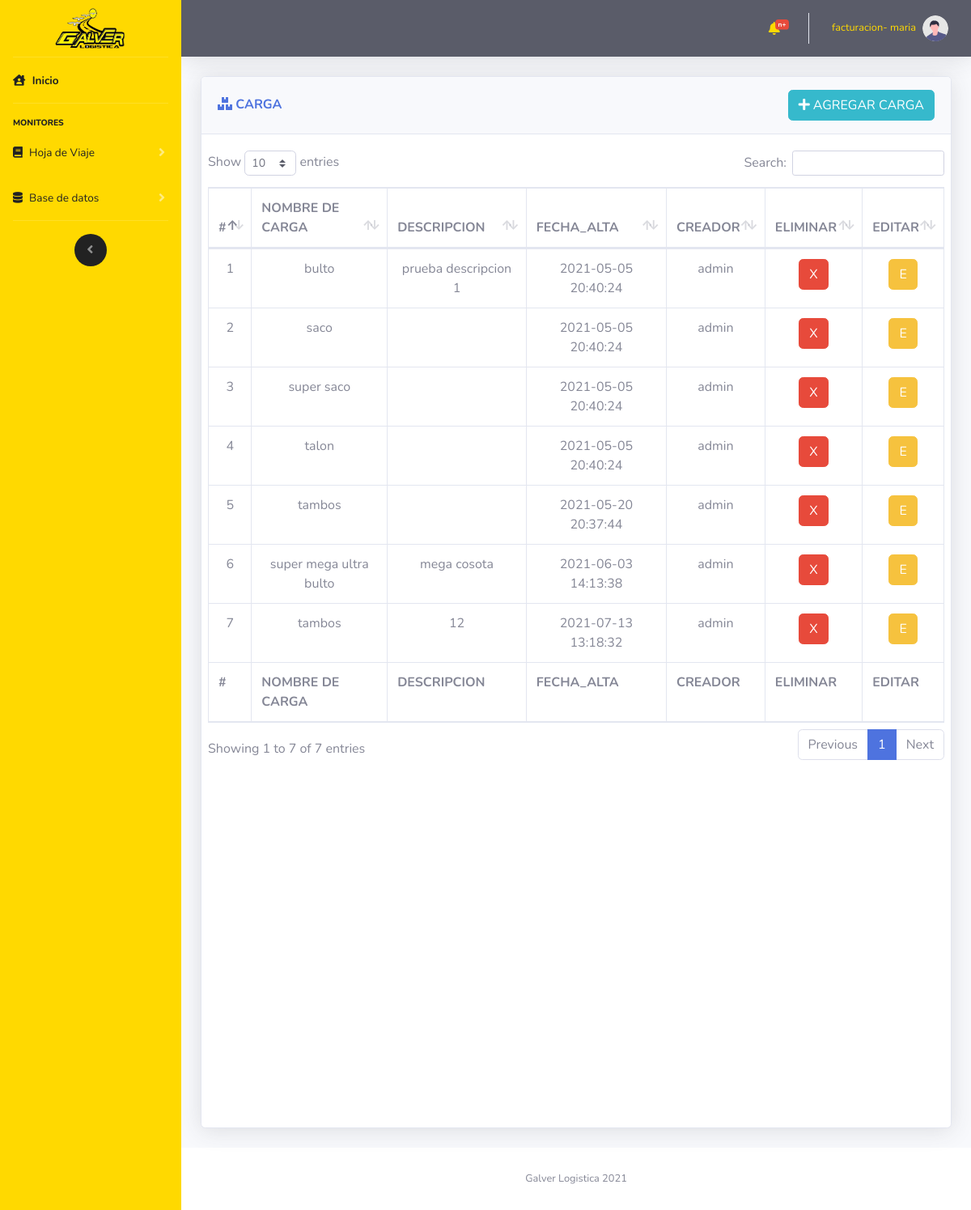
The page /vistas/CRUD_Cargas.php (signed in) on the database its author committed.
### tables this page shows
CREATE TABLE `carga` (
  `cargaId` int(11) NOT NULL,
  `cargaNombre` varchar(50) NOT NULL,
  `cargaDescripcion` varchar(500) NOT NULL,
  `cargaFecaCreacion` datetime NOT NULL,
  `usuarioId` int(11) NOT NULL
);

CREATE TABLE `usuario` (
  `usuarioId` int(11) NOT NULL,
  `usuarioNombre` varchar(30) NOT NULL,
  `usuarioPassword` varchar(20) NOT NULL,
  `usuarioTipoId` int(11) NOT NULL,
  `usuarioCreacion` datetime NOT NULL
);

### controlador/modulos/selects.php (called while the page is built, shortened)
<?php
    function muestraCarga($mysqli)
    {
        $result = $mysqli->query("SELECT * FROM `carga` INNER JOIN usuario ON usuario.usuarioId= carga.usuarioId");
        return $result;
    }
?>

### vistas/CRUD_Cargas.php (the view, shortened to what this page needs)
<?php
    include "../import/componentes/head.php";
    include "../import/componentes/navbarLateral.php";
    include "../import/componentes/navbarHorizontal.php";
    include "../controlador/coneccion/config.php";
    include "../controlador/modulos/selects.php";
?>
<div class="container-fluid">
    <div class="row">
            <div class="col-12">
                <div class="card shadow mb-4 card_hdv">
                    <div class="card-header py-3 d-flex flex-row align-items-center justify-content-between">
                        <h6 class="m-0 font-weight-bold text-primary"><i class="fas fa-boxes"></i> CARGA</h6>
                        <button type="button" class="btn btn-info  d-none d-md-block" data-toggle="modal"
                            data-target="#INSERT"><i class="fas fa-plus"></i>  AGREGAR CARGA</button>
                    </div>
                    <div class="card-body">
                        <div class="chart-area ">
                            <div class="row">
                                <div class="table-responsive cardScroll">
                                    <table class="table table-bordered" id="dataTable" width="100%" cellspacing="0">
                                        <thead>
                                            <tr>
                                                <th scope="col">#</th>
                                                <th scope="col">NOMBRE DE CARGA</th>
                                                <th scope="col">DESCRIPCION</th>
                                                <th scope="col">FECHA_ALTA</th>
                                                <th scope="col">CREADOR</th>
                                                <th scope="col">ELIMINAR</th>
                                                <th scope="col">EDITAR</th>
                                            </tr>
                                        </thead>
                                        <tfoot>
                                            <tr>
                                                <th scope="col">#</th>
                                                <th scope="col">NOMBRE DE CARGA</th>
                                                <th scope="col">DESCRIPCION</th>
                                                <th scope="col">FECHA_ALTA</th>
                                                <th scope="col">CREADOR</th>
                                                <th scope="col">ELIMINAR</th>
                                                <th scope="col">EDITAR</th>
                                            </tr>
                                        </tfoot>
                                        <tbody class=" text-center">
                                            <?php
                                            $datos=muestraCarga($mysqli);
                                            while ($filas =$datos->fetch_assoc())
                                            {
                                                echo
                                                "<tr>".
                                                "<td>".$filas["cargaId"]."</td>".
                                                "<td>".$filas["cargaNombre"]."</td>".
                                                "<td>".$filas["cargaDescripcion"]."</td>".
                                                "<td>".$filas["cargaFecaCreacion"]."</td>".
                                                "<td>".$filas["usuarioNombre"]."</td>".
                                                "<td><button type='button' class='btn btn-danger' onclick='eliminarCarga(".$filas["cargaId"].")')>X</button></td>".
                                                "<td><button type='button' class='btn btn-warning' data-toggle='modal'
                                                data-target='#UPDATE' onclick='editarPaso1Id(".$filas["cargaId"].")'>E</button></td>".
                                                "</tr>";
                                            }
                                            ?>
                                        </tbody>
                                    </table>
                                </div>
                            </div>
                        </div>
                    </div>
                </div>
            </div>
    </div>
    <?php
        include "../import/componentes/footer.php";
        include "../import/componentes/js/main.php";
    ?>

### vistas/CRUD_Cargas.php (style rules this page uses)
.card_hdv { height: 1300px !important; }
div.cardScroll { width: 1200px; height: 1200px; overflow: auto; }

### rows shown on the page
carga: cargaId "1", cargaNombre "bulto", cargaDescripcion "prueba descripcion 1", cargaFecaCreacion "2021-05-05 20:40:24", usuarioId.usuarioNombre "admin"
carga: cargaId "2", cargaNombre "saco", cargaFecaCreacion "2021-05-05 20:40:24", usuarioId.usuarioNombre "admin"
carga: cargaId "3", cargaNombre "super saco", cargaFecaCreacion "2021-05-05 20:40:24", usuarioId.usuarioNombre "admin"
carga: cargaId "4", cargaNombre "talon", cargaFecaCreacion "2021-05-05 20:40:24", usuarioId.usuarioNombre "admin"
carga: cargaId "5", cargaNombre "tambos", cargaFecaCreacion "2021-05-20 20:37:44", usuarioId.usuarioNombre "admin"
carga: cargaId "6", cargaNombre "super mega ultra bulto", cargaDescripcion "mega cosota", cargaFecaCreacion "2021-06-03 14:13:38", usuarioId.usuarioNombre "admin"
carga: cargaId "7", cargaNombre "tambos", cargaDescripcion "12", cargaFecaCreacion "2021-07-13 13:18:32", usuarioId.usuarioNombre "admin"

### other values the page prints
$_SESSION["usuarioTipoCargo"] "facturacion"
$_SESSION["usuarioNombre"] "maria"
